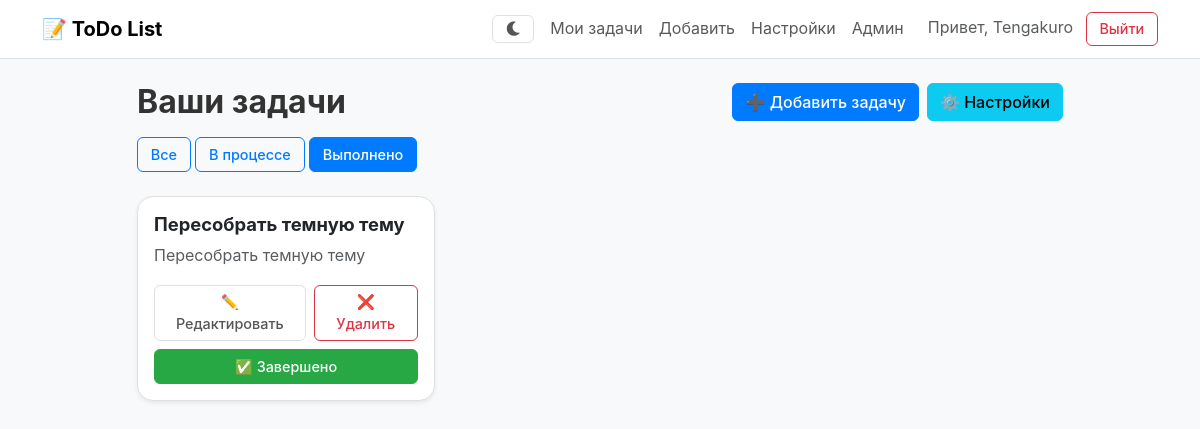
Page /dashboard?status=completed (signed in) on the committed database.
### app/models.py (models this page shows)
class User(db.Model, UserMixin):
    id = db.Column(db.Integer, primary_key=True)
    username = db.Column(db.String(64), unique=False, nullable=False)
    email = db.Column(db.String(120), unique=True, nullable=False)
    password = db.Column(db.String(128), nullable=False)
    tasks = db.relationship('Task', backref='owner', lazy=True, cascade="all, delete-orphan")
    is_admin = db.Column(db.Boolean, default=False)

class Task(db.Model):
    id = db.Column(db.Integer, primary_key=True)
    title = db.Column(db.String(120), nullable=False)
    content = db.Column(db.Text)
    completed = db.Column(db.Boolean, default=False)
    user_id = db.Column(db.Integer, db.ForeignKey('user.id'), nullable=False)

### app/routes.py (the view)
@main.route('/dashboard')
@login_required
def dashboard():
    status = request.args.get('status')
    query = Task.query.filter_by(user_id=current_user.id)
    if status == 'completed':
        query = query.filter_by(completed=True)
    elif status == 'active':
        query = query.filter_by(completed=False)
    tasks = query.order_by(Task.id.desc()).all()
    return render_template(
        'dashboard.html',
        tasks=tasks,
        status=status
    )

### app/__init__.py (called while the page is built)
def create_app():
    app = Flask(__name__, instance_relative_config=True)
    app.config.from_object(Config)
    app.config.update(
        SECRET_KEY='supersecretkey',
        SQLALCHEMY_DATABASE_URI='sqlite:///' + os.path.join(app.instance_path, 'todo.db'),
        SQLALCHEMY_TRACK_MODIFICATIONS=False,
        MAIL_SERVER='smtp.gmail.com',
        MAIL_PORT=587,
        MAIL_USE_TLS=True,
        MAIL_USERNAME=os.environ.get('MAIL_USERNAME'),
        MAIL_PASSWORD=os.environ.get('MAIL_PASSWORD'),
    )
    os.makedirs(app.instance_path, exist_ok=True)
    db.init_app(app)
    login_manager.init_app(app)
    from .models import User, Task
    from .routes import main
    app.register_blueprint(main)
    @login_manager.user_loader
    def load_user(user_id):
        return User.query.get(int(user_id))
    with app.app_context():
        db.create_all()
    return app

### app/templates/dashboard.html (shortened to what this page needs)
{% extends "layout.html" %}
{% block content %}
<div class="container-fluid px-0">
  <div class="d-flex justify-content-between align-items-center mb-3">
    <h2 class="fw-bold m-0">Ваши задачи</h2>
    <div class="d-flex gap-2">
      <a href="{{ url_for('main.add') }}" class="btn btn-primary">➕ Добавить задачу</a>
      <a href="{{ url_for('main.settings') }}" class="btn btn-info">⚙️ Настройки</a>
    </div>
  </div>
  <div class="mb-4">
    <a href="{{ url_for('main.dashboard') }}" class="btn btn-sm {% if not status %}btn-primary{% else %}btn-outline-primary{% endif %}">Все</a>
    <a href="{{ url_for('main.dashboard', status='active') }}" class="btn btn-sm {% if status == 'active' %}btn-primary{% else %}btn-outline-primary{% endif %}">В процессе</a>
    <a href="{{ url_for('main.dashboard', status='completed') }}" class="btn btn-sm {% if status == 'completed' %}btn-primary{% else %}btn-outline-primary{% endif %}">Выполнено</a>
  </div>
  {% if tasks %}
    <div class="row g-3">
      {% for task in tasks %}
      <div class="col-12 col-sm-6 col-lg-4">
        <div class="card h-100 shadow-sm">
          <div class="card-body d-flex flex-column">
            <h5 class="card-title">{{ task.title }}</h5>
            <p class="card-text text-muted">{{ task.content }}</p>
            <div class="mt-auto d-flex flex-column gap-2">
              <div class="d-flex gap-2">
                <form method="get" action="{{ url_for('main.edit', id=task.id) }}" class="flex-fill m-0">
                  <button type="submit" class="btn btn-sm btn-outline-secondary w-100">✏️ Редактировать</button>
                </form>
                <form method="get" action="{{ url_for('main.delete', id=task.id) }}" class="flex-fill m-0">
                  <button type="submit" class="btn btn-sm btn-outline-danger w-100">❌ Удалить</button>
                </form>
              </div>
              <form method="post" action="{{ url_for('main.toggle_status', id=task.id) }}" class="m-0">
                {% if task.completed %}
                  <button type="submit" class="btn btn-sm btn-success w-100">✅ Завершено</button>
                {% else %}
                  <button type="submit" class="btn btn-sm btn-warning w-100">⏳ В процессе</button>
                {% endif %}
              </form>
            </div>
          </div>
        </div>
      </div>
      {% endfor %}
    </div>
  {% else %}
    <div class="alert alert-info text-center mt-4">
      У вас пока нет задач. <a href="{{ url_for('main.add') }}">Создать первую →</a>
    </div>
  {% endif %}
</div>
{% endblock %}

### app/templates/layout.html (shortened to what this page needs)
<!doctype html>
<html lang="ru" data-bs-theme="light">
<head>
  <link href="https://cdn.jsdelivr.net/npm/bootstrap@5.3.2/dist/css/bootstrap.min.css" rel="stylesheet">
  <link rel="stylesheet" href="{{ url_for('static', filename='style.css') }}">
</head>
<body class="bg-light">
  <link
    href="https://cdn.jsdelivr.net/npm/bootstrap@5.3.3/dist/css/bootstrap.min.css"
    rel="stylesheet"
  />
  <link
    rel="stylesheet"
    href="https://cdnjs.cloudflare.com/ajax/libs/font-awesome/5.15.3/css/all.min.css"
  />
  <link
    rel="stylesheet"
    href="{{ url_for('static', filename='style.css') }}?v=1.0"
  />
</head>
<body>
  <nav class="navbar navbar-expand-lg navbar-light bg-white border-bottom">
    <div class="container">
      <a class="navbar-brand fw-bold" href="{% if current_user.is_authenticated %}{{ url_for('main.dashboard') }}{% else %}{{ url_for('main.login') }}{% endif %}">
        📝 ToDo List
      </a>
      <div id="mainNavbar" class="collapse navbar-collapse">
        <ul class="navbar-nav ms-auto align-items-lg-center">
          <li class="nav-item me-2 d-flex align-items-center">
            <button id="themeToggleBtn" class="btn btn-outline-secondary btn-sm" type="button" onclick="toggleTheme()" title="Переключить тему">
              <i id="themeToggleIcon" class="fas fa-moon"></i>
            </button>
          </li>
          {% if current_user.is_authenticated %}
            <li class="nav-item">
              <a class="nav-link" href="{{ url_for('main.dashboard') }}">Мои задачи</a>
            </li>
            <li class="nav-item">
              <a class="nav-link" href="{{ url_for('main.add') }}">Добавить</a>
            </li>
            <li class="nav-item">
              <a class="nav-link" href="{{ url_for('main.settings') }}">Настройки</a>
            </li>
            {% if current_user.is_admin %}
              <li class="nav-item">
                <a class="nav-link" href="{{ url_for('main.admin_panel') }}">Админ</a>
              </li>
            {% endif %}
            <li class="nav-item ms-lg-3">
              <span class="navbar-text me-2 text-muted">Привет, {{ current_user.username }}</span>
              <a class="btn btn-outline-danger btn-sm" href="{{ url_for('main.logout') }}">Выйти</a>
            </li>
          {% endif %}
        </ul>
      </div>
    </div>
  </nav>
  <main class="container my-4">
    <div class="row">
      <div class="col-lg-10 mx-auto">
        {% block content %}{% endblock %}
      </div>
    </div>
  </main>
</body>
</html>

### app/static/style.css (style rules this page uses)
:root { --primary-color: #007bff; --primary-dark-color: #0056b3; --accent-color: #0014ac; --accent-dark-color: #3d4dcc; --text-dark: #333; --text-medium: #555; --text-light: #888; --bg-light: #f6f8fa; --bg-white: #fff; --shadow-light: rgba(0,0,0,0.06); --shadow-medium: rgba(0,0,0,0.1); --border-light: #e0e0e0; --success-color: #28a745; --warning-color: #ffc107; --danger-color: #dc3545; --info-color: #17a2b8; --border-radius-sm: 6px; --border-radius-md: 8px; --border-radius-lg: 16px; --spacing-xs: 0.25rem; --spacing-sm: 0.5rem; --spacing-md: 1rem; --spacing-lg: 1.5rem; --spacing-xl: 2rem; }
body { font-family: 'Inter', 'Segoe UI', 'Roboto', Arial, sans-serif; background-color: var(--bg-light); color: var(--text-dark); line-height: 1.6; margin: 0; }
h1, h2, h3, h4, h5, h6 { color: var(--text-dark); font-weight: 700; }
.navbar { margin-bottom: 0; }
.btn { border-radius: var(--border-radius-sm); font-weight: 500; transition: all 0.2s ease; display: inline-flex; align-items: center; justify-content: center; gap: var(--spacing-xs); }
.btn-primary { background-color: var(--primary-color); border-color: var(--primary-color); color: var(--bg-white); }
.btn-outline-primary { color: var(--primary-color); border-color: var(--primary-color); background-color: transparent; }
.btn-success { background-color: var(--success-color); border-color: var(--success-color); color: var(--bg-white); }
.btn-outline-secondary { color: var(--text-medium); border-color: var(--border-light); background-color: transparent; }
.btn-sm { padding: 0.35rem 0.8rem; font-size: 0.9rem; }
.card { border: 1px solid var(--border-light); border-radius: var(--border-radius-lg); box-shadow: 0 2px 10px var(--shadow-light); transition: transform 0.25s ease, box-shadow 0.25s ease; background-color: var(--bg-white); }
.card-title { font-size: 1.15rem; font-weight: 700; }
.card-text { color: var(--text-medium); }

### rows in the picture
User: username "Tengakuro"
Task: title "Пересобрать темную тему", content "Пересобрать темную тему", completed "✅ Завершено"
